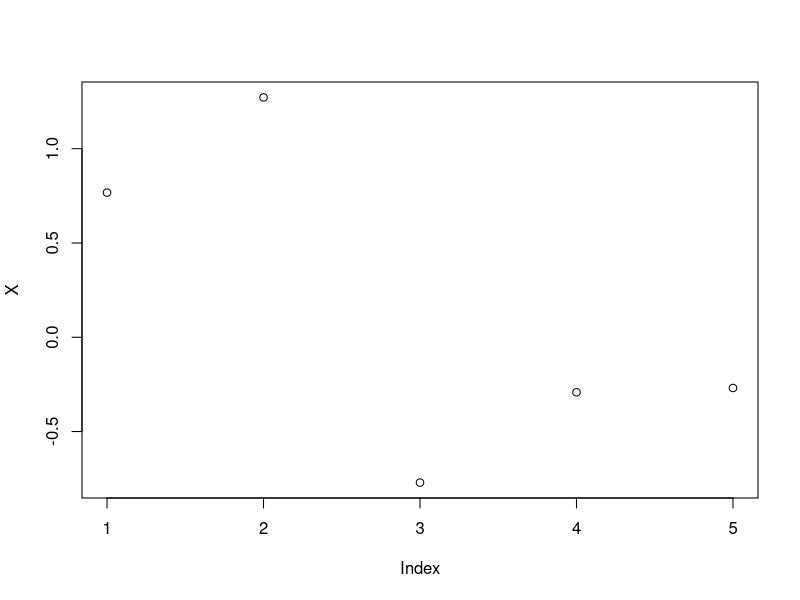
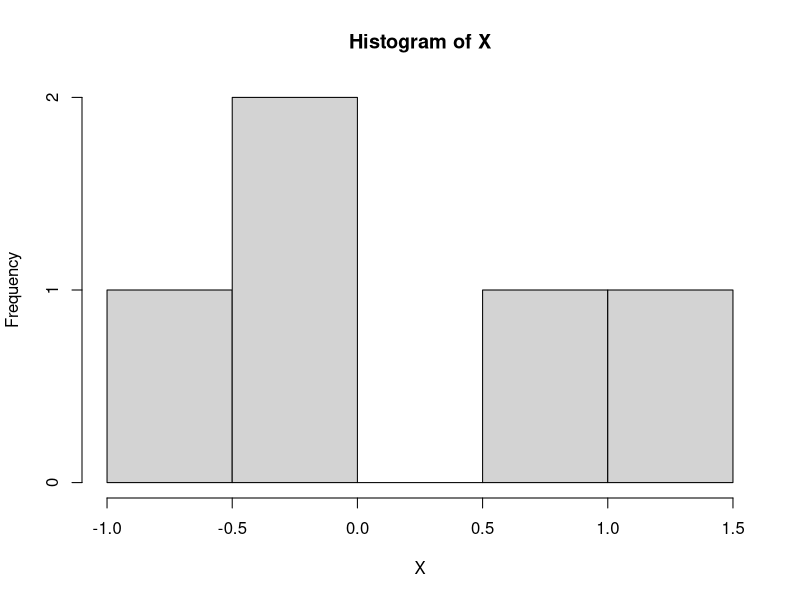
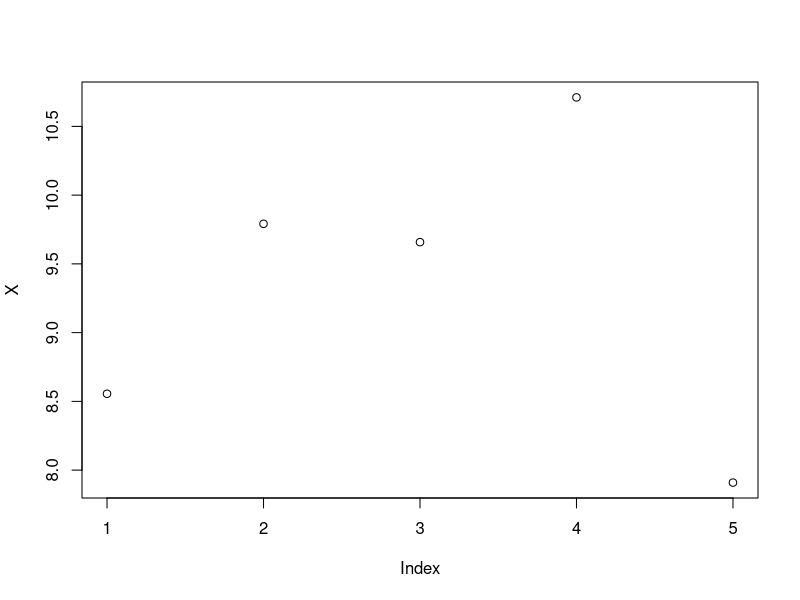
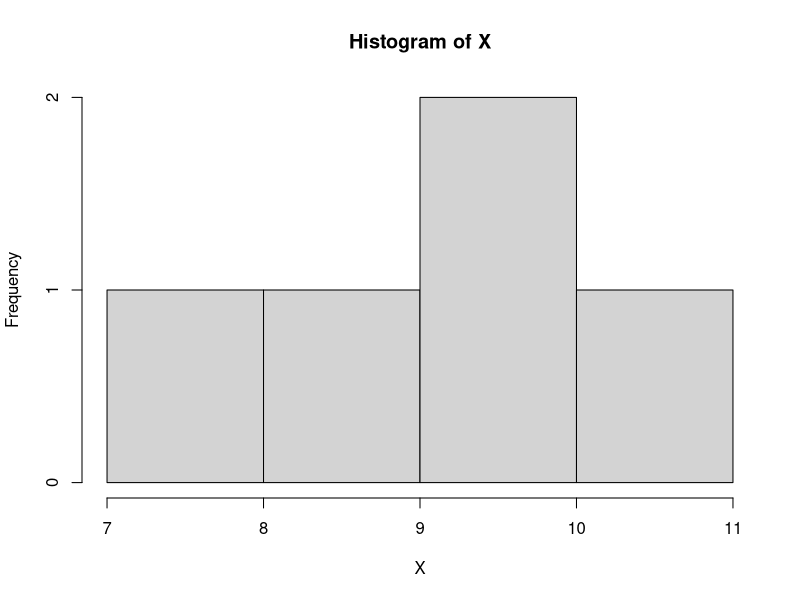
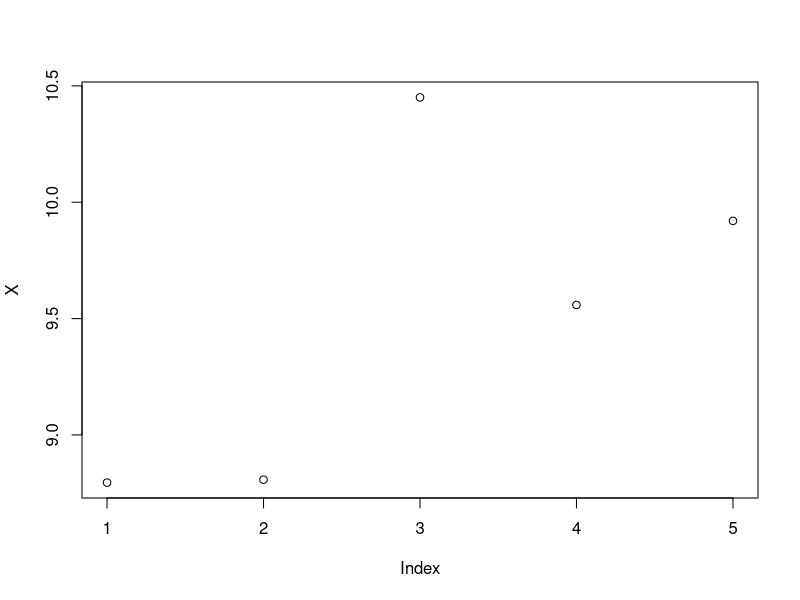
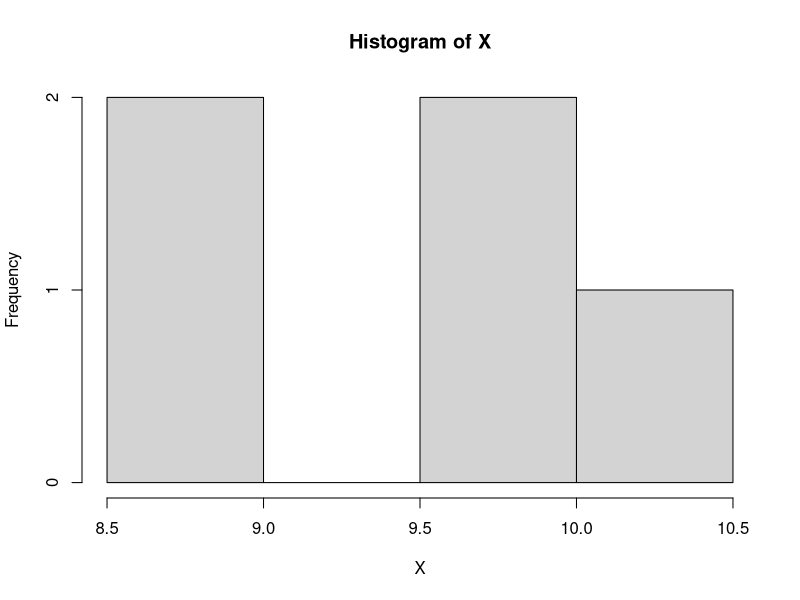
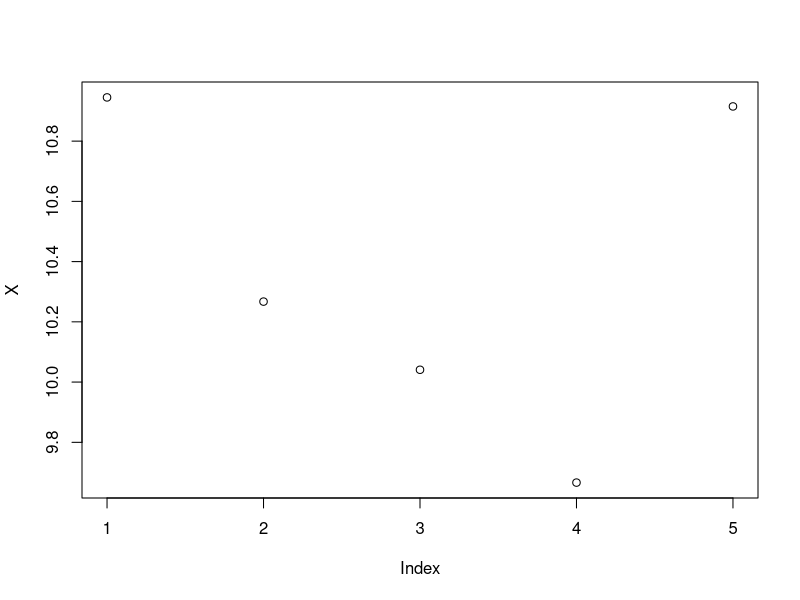
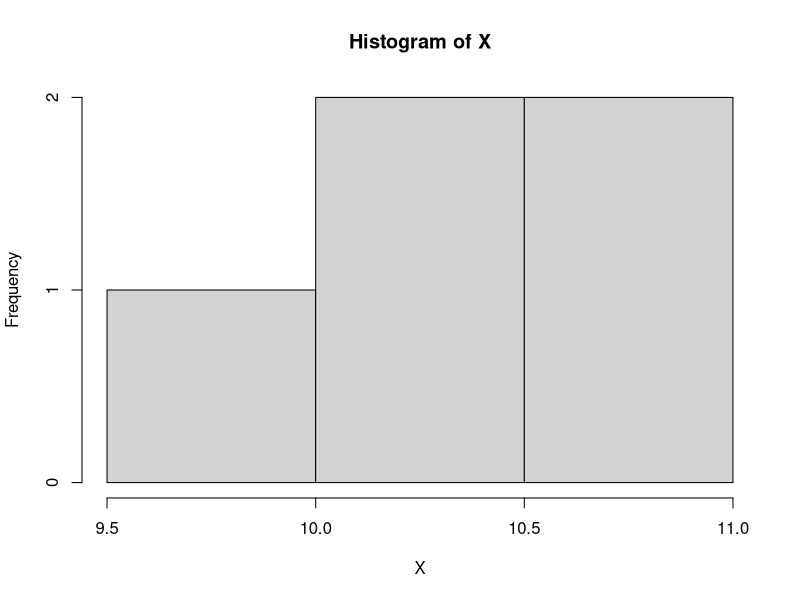

Reproduce these figures in R, in order.
N <-100000
a <-rnorm(N)
b <- rnorm(N)
c<- a * b
c
# Generate 5 random numbers from a standard normal distribution
X <- rnorm(5)
print("Random numbers from a standard normal distribution (mean=0, sd=1):")
plot(X)
hist(X)

# Generate 5 random numbers with mean 10 and sd 1
X <- rnorm(5, 10, 1)
print("Random numbers from N(mean=10, sd=1):")
plot(X)
hist(X)

# Another method to specify mean without explicitly stating it
X <- rnorm(5, 10)
print("Random numbers from N(mean=10, sd=1) using shorthand:")
plot(X)
hist(X)

# Explicitly specifying mean and sd
X <- rnorm(5, mean=10, sd=1)
print("Random numbers from N(mean=10, sd=1) with named arguments:")
plot(X)
hist(X)

# Reversing the order of named arguments
X <- rnorm(5, sd=1, mean=10)
plot(X)
hist(X)

# Specify only sd with default mean = 0
X <- rnorm(5, sd=1)
print("Random numbers from N(mean=0, sd=1) with explicit sd only:")
plot(X)
hist(X)

# Final print statement after all reassignments
print("Final content of X:")
plot(X)
hist(X)

# Generate the vector of numbers
x <-rnorm(100000)
# count how many are between -1 and 1
count <- 0
for (i in x)
  if (i>-1 & i<1)
    count <- count+1
# Get and print the percentage, should be around 68%
percent <- count/length(x)
percent
x <-rnorm(80000)
plot(x)
hist(x)
head(x)
tail(x)
range(x)
summary(x)
boxplot(x)
